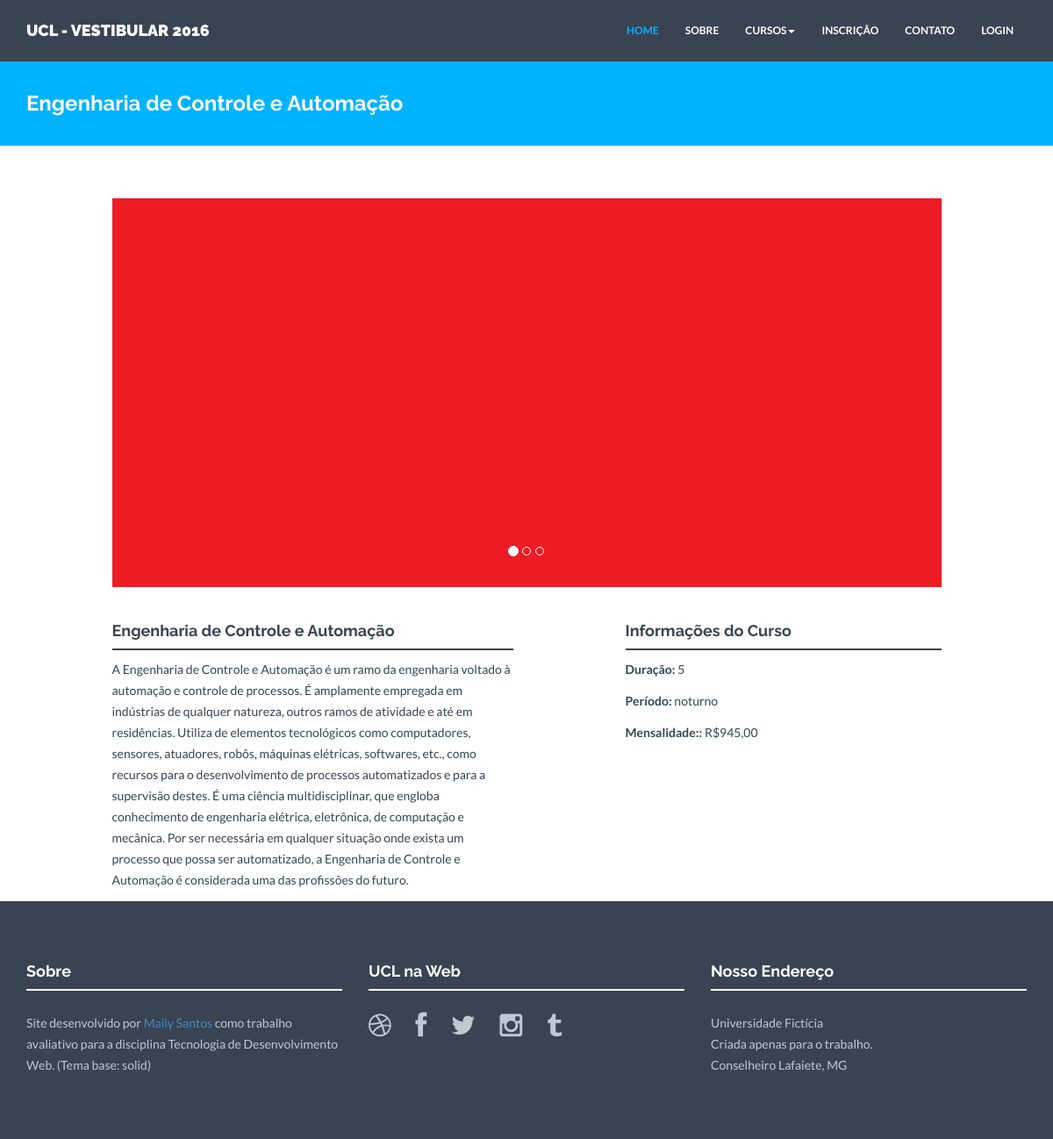
/engautomacao.php, run on the app's committed database.
### tables this page shows
CREATE TABLE IF NOT EXISTS `curso` (
  `idcurso` int(11) NOT NULL AUTO_INCREMENT,
  `cod` varchar(12) NOT NULL,
  `nome` varchar(150) NOT NULL,
  `duracao` int(11) NOT NULL,
  `periodo` varchar(11) NOT NULL,
  `mensalidade` varchar(15) NOT NULL,
  `descricao` varchar(1000) NOT NULL,
  `foto1` varchar(200) NOT NULL,
  `foto2` varchar(200) NOT NULL,
  `foto3` varchar(200) NOT NULL,
  PRIMARY KEY (`idcurso`),
  UNIQUE KEY `cod` (`cod`)
);

### engautomacao.php (the view, shortened to what this page needs)
<?php
include "header.php";
?>
<?php
$link = DBConnect();
$query_list = "SELECT * FROM curso WHERE cod='EAUTO'";
if ($result = $link->query($query_list)) {
while ($row = $result->fetch_row()) {
?>
<div id="blue">
    <div class="container">
        <div class="row">
            <h3><?= $row[2] ?></h3>
        </div>
    </div>
</div>
<div class="container mt">
    <div class="row">
        <div class="col-lg-10 col-lg-offset-1 centered">
            <div id="carousel-example-generic" class="carousel slide" data-ride="carousel">
                <ol class="carousel-indicators">
                    <li data-target="#carousel-example-generic" data-slide-to="0" class="active"></li>
                    <li data-target="#carousel-example-generic" data-slide-to="1"></li>
                    <li data-target="#carousel-example-generic" data-slide-to="2"></li>
                </ol>
                <div class="carousel-inner">
                    <div class="item active">
                        <img id="foto01" src="<?php echo "admin/" .$row[7] ?>" alt="">
                    </div>
                </div>
            </div><! --/Carousel -->
        </div>
        <div class="col-lg-5 col-lg-offset-1">
            <div id="conteudo-principal">
                <h4><?= $row[2] ?></h4>
                <div class="hline"></div>
                <p><?= $row[6] ?></p>
            </div>
        </div>
        <div class="col-lg-4 col-lg-offset-1">
            <h4>Informações do Curso</h4>
            <div class="hline"></div>
            <div id="conteudo-lateral">
                <p><b>Duração:</b> <?= $row[3] ?></p>
                <p><b>Período:</b> <?= $row[4] ?></p>
                <p><b>Mensalidade::</b> <?= $row[5] ?></p>
            </div>
        </div>
        <?php
        }
        }
        ?>
    </div><! --/row -->
</div><! --/container -->
<?php
include "footer.php";
?>

### assets/css/style.css (style rules this page uses)
* { margin: 0; padding: 0px; }
body { background: #ffffff; margin: 0; height: 100%; color: #384452; font-family: 'Lato', sans-serif; font-weight: 400; }
h1, h2, h3, h4, h5, h6 { font-family: 'Raleway', sans-serif; font-weight: 700; }
p { padding: 0; margin-bottom: 12px; font-family: 'Lato', sans-serif; font-weight: 400; font-size: 14px; line-height: 24px; color: #384452; margin-top: 10px; }
img { height: auto; max-width: 100%; }
.centered { text-align: center }
.mt { margin-top: 60px; }
.hline { border-bottom: 2px solid #384452; }
#blue { background: #00b3fe; margin-top: 60px; margin-bottom: 60px; padding-top: 25px; padding-bottom: 25px; }
#blue h3 { color: white; margin-left: 15px; }

### data on the page
curso: nome "Engenharia de Controle e Automação", foto1 (picture), descricao "A Engenharia de Controle e Automação é um ramo da engenharia voltado à automação e controle de processos. É amplamente empregada em indústrias de qualquer natureza, outros ramos de atividade e até em residências. Utiliza de elementos tecnológicos como computadores, sensores, atuadores, robôs, máquinas elétricas, softwares, etc., como recursos para o desenvolvimento de processos automatizados e para a supervisão destes. É uma ciência multidisciplinar, que engloba conhecimento de engenharia elétrica, eletrônica, de computação e mecânica. Por ser necessária em qualquer situação onde exista um processo que possa ser automatizado, a Engenharia de Controle e Automação é considerada uma das…", duracao "5", periodo "noturno", mensalidade "R$945,00"
